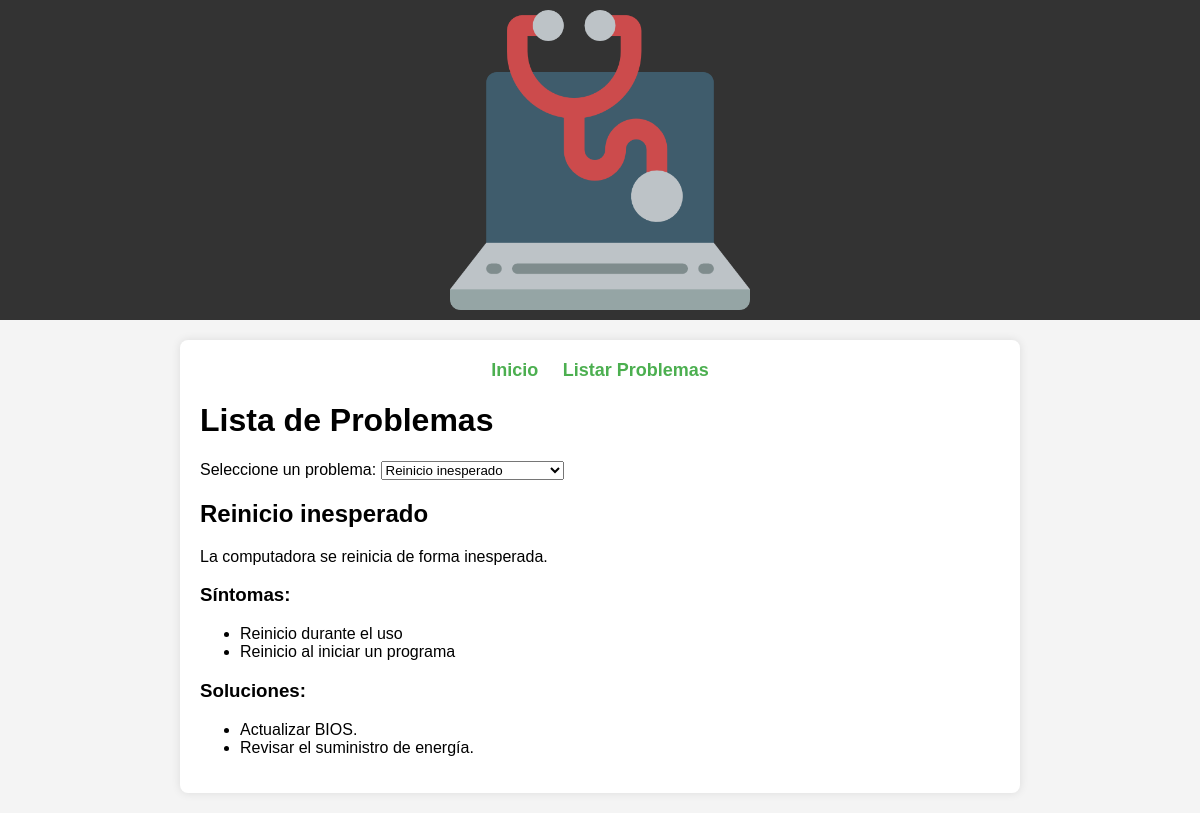
The app's page /listar.php?id_prob=4 with its own data.
### tables this page shows
CREATE TABLE `problema` (
  `id_prob` int(5) NOT NULL,
  `nom_prob` varchar(100) DEFAULT NULL,
  `desc_prob` varchar(500) DEFAULT NULL
);

CREATE TABLE `sintoma` (
  `id_sint` int(5) NOT NULL,
  `nom_sint` varchar(100) DEFAULT NULL,
  `id_prob` int(5) DEFAULT NULL
);

CREATE TABLE `solucion` (
  `id_sol` int(5) NOT NULL,
  `desc_sol` varchar(500) DEFAULT NULL,
  `id_prob` int(5) DEFAULT NULL
);

### listar.php (the view, shortened to what this page needs)
<?php
require_once("Conexion.php");
$sql = "SELECT id_prob, nom_prob FROM problema";
$result = mysqli_query($con, $sql);
$problemas = mysqli_fetch_all($result, MYSQLI_ASSOC);
$selected_problem_id = isset($_GET['id_prob']) ? $_GET['id_prob'] : null;
$selected_problem = null;
$sintomas = [];
$soluciones = [];
if ($selected_problem_id) {
    $sql = "SELECT * FROM problema WHERE id_prob = '" . $selected_problem_id . "'";
    $result = mysqli_query($con, $sql);
    $selected_problem = mysqli_fetch_assoc($result);
    $sql = "SELECT nom_sint FROM sintoma WHERE id_prob = '" . $selected_problem_id . "'";
    $result = mysqli_query($con, $sql);
    $sintomas = mysqli_fetch_all($result, MYSQLI_ASSOC);
    $sql = "SELECT desc_sol FROM solucion WHERE id_prob = '" . $selected_problem_id . "'";
    $result = mysqli_query($con, $sql);
    $soluciones = mysqli_fetch_all($result, MYSQLI_ASSOC);
}
?>
<html>
<head>
    <link rel='stylesheet' href='estilo_Pag.css'>
</head>
<body>
<div class="Titulo" id="Titulo">
    <center><img src="Imagen/sml_slogan.png" alt="Logo"></center>
</div>
<div class="Cont" id="Cont">
    <div class="menu">
        <a href="index.php">Inicio</a>
        <a href="listar.php">Listar Problemas</a>
    </div>
    <h1>Lista de Problemas</h1>
    <form method="get" action="listar.php">
        <label for="id_prob">Seleccione un problema:</label>
        <select name="id_prob" id="id_prob" onchange="this.form.submit()">
            <?php foreach ($problemas as $problema): ?>
                <option value="<?php echo $problema['id_prob']; ?>" <?php if ($selected_problem_id == $problema['id_prob']) echo 'selected'; ?>>
                    <?php echo $problema['nom_prob']; ?>
                </option>
            <?php endforeach; ?>
        </select>
    </form>
    <?php if ($selected_problem): ?>
        <div class="problema">
            <h2><?php echo $selected_problem['nom_prob']; ?></h2>
            <p><?php echo $selected_problem['desc_prob']; ?></p>
            <h3>Síntomas:</h3>
            <ul>
                <?php foreach ($sintomas as $sintoma): ?>
                    <li><?php echo $sintoma['nom_sint']; ?></li>
                <?php endforeach; ?>
            </ul>
            <h3>Soluciones:</h3>
            <ul>
                <?php foreach ($soluciones as $solucion): ?>
                    <li><?php echo $solucion['desc_sol']; ?></li>
                <?php endforeach; ?>
            </ul>
        </div>
    <?php endif; ?>
</div>
</body>
</html>

### estilo_pag.css (style rules this page uses)
body { font-family: Arial, sans-serif; background-color: #f4f4f4; margin: 0; padding: 0; }
.Titulo { background-color: #333; color: #fff; padding: 10px 0; text-align: center; }
.Titulo img { width: 300px; }
.Cont { margin: 20px auto; padding: 20px; background: #fff; border-radius: 8px; box-shadow: 0 0 10px rgba(0,0,0,0.1); max-width: 800px; }
.menu { text-align: center; margin-bottom: 20px; }
.menu a { margin: 0 10px; text-decoration: none; color: #4CAF50; font-size: 18px; font-weight: bold; }

### records on screen
problema: nom_prob "Reinicio inesperado", desc_prob "La computadora se reinicia de forma inesperada."
sintoma: nom_sint "Reinicio durante el uso"
sintoma: nom_sint "Reinicio al iniciar un programa"
solucion: desc_sol "Actualizar BIOS."
solucion: desc_sol "Revisar el suministro de energía."

### other values on screen
form field id_prob "Reinicio inesperado"
